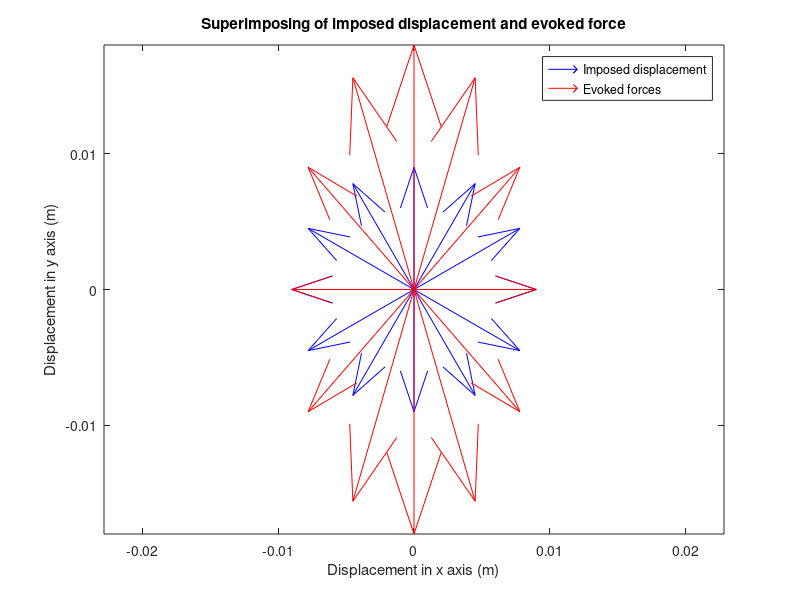

MATLAB code for this plot:
% parameters
sigma = 1000.0; % stiffness per unit length, N/m^2
w = 1.0; % contents width, m
d = 0.5; % contents depth, m
%% question (a): stiffness 2 points
K_xx = sigma*2*d; % horizontal stiffness, N/m
K_yy = sigma*2*w; % vertical stiffness, N/m
K = [1000 0; 0 2000]; % stiffness matrix
%% question (b): imposed displacements 2 points
Ndir = 12; % number of directions; request a power of 2
x= 0.01*[cos(2*(1:Ndir)*pi/Ndir); sin(2*(1:Ndir)*pi/Ndir)];
F = K*x; % evoked forces, pay attention the unit
%% question (c): quiver plot of imposed displacements
o_x = zeros(1,Ndir); % x origins
o_y = zeros(1,Ndir); % y origins
quiver(o_x, o_y, x(1,:), x(2,:),'b','displayname','Imposed displacements') % 1points
axis equal
% quiver plot of evoked forces
hold on
fplot = F/1000; % re-scale f for plotting
 % scale makes f visible on the same plot as x
quiver(o_x, o_y,fplot(1,:),fplot(2,:),'r','displayname','Evoked forces') %1 point
xlabel('Displacement in x axis (m)') %1 point
ylabel('Displacement in y axis (m)') % 1 point
title('Superimposing of imposed displacement and evoked force') % 1 point
legend('Imposed displacement', 'Evoked forces') % 1 point